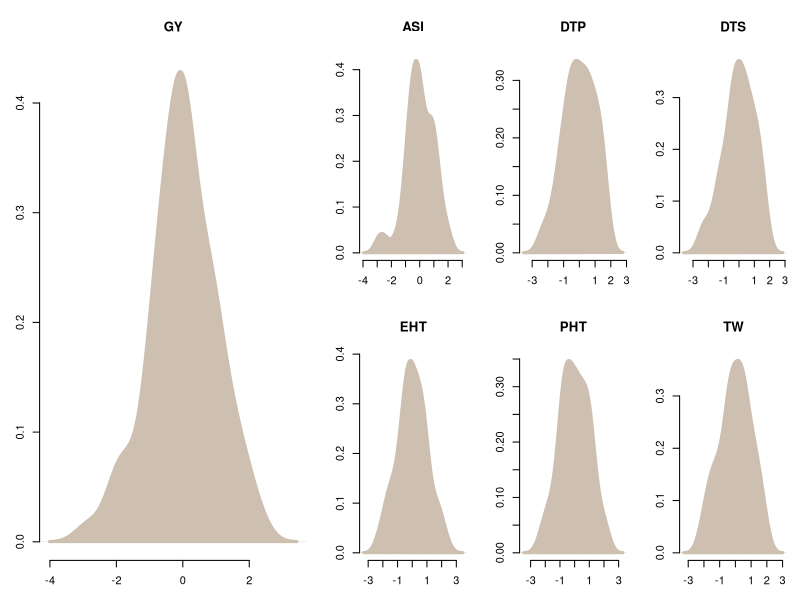

This figure's R source:
## Jinliang Yang
## Oct. 13th, 2014
## phenotypic data of offpvp diallel

#setwd("~/Documents/Github/pvpDiallel/")
trait <- read.csv("data/trait_matrix.csv")

p1 <- mean(subset(trait, trait == "GY")$valP1)
p2 <- mean(subset(trait, trait == "GY")$valP2)

h1 <- mean(subset(trait, trait == "GY")$valHyb)
h1/((p1+p2)/2)
#2.6

#######
plot_trait_per_se <- function(trait=trait, ...){
  par(mar=c(3,3,4,1))
  layout(matrix(c(1,1,2,3,4,1,1,5,6,7), 2, 5, byrow = TRUE))
  ti <- c("GY", "ASI", "DTP", "DTS", "EHT",  "PHT",  "TW")
  for(i in 1:length(ti)){
    myp <- subset(trait, trait==ti[i])
    myp$norv <- scale(myp$valHyb)
    d <- density(myp$norv)
    plot(d, main=ti[i], xlab="", cex.axis=1, bty="n", ...)
    polygon(d, col="antiquewhite3", border="antiquewhite3", lwd=3)
  }
}
#####
pdf("graphs/Fig1a.pdf", width=12, height=6)
plot_trait_per_se(trait=trait)
dev.off()


normality_test <- function(trait=trait){
  ti <- c("ASI", "DTP", "DTS", "EHT",  "GY", "PHT",  "TW")
  
  res <- vector()
  for(i in 1:length(ti)){
    myp <- subset(trait, trait==ti[i])
    out <- shapiro.test(myp$valHyb)
    res <- c(res, out$p.value)
  }
  return(res)
}

#######
res <- normality_test(trait=trait)
